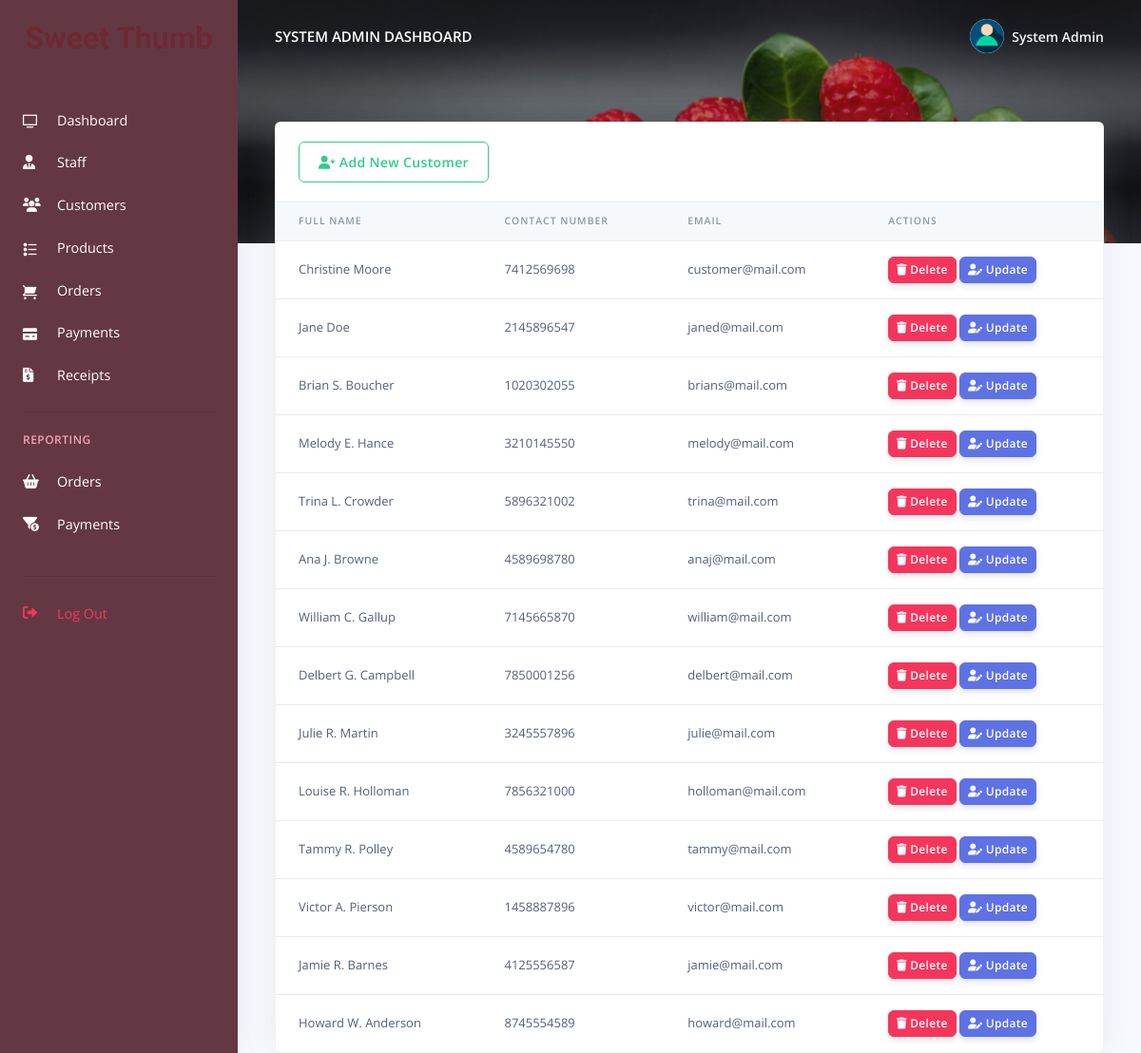
The app's page /pos/admin/customes.php (signed in), older data.
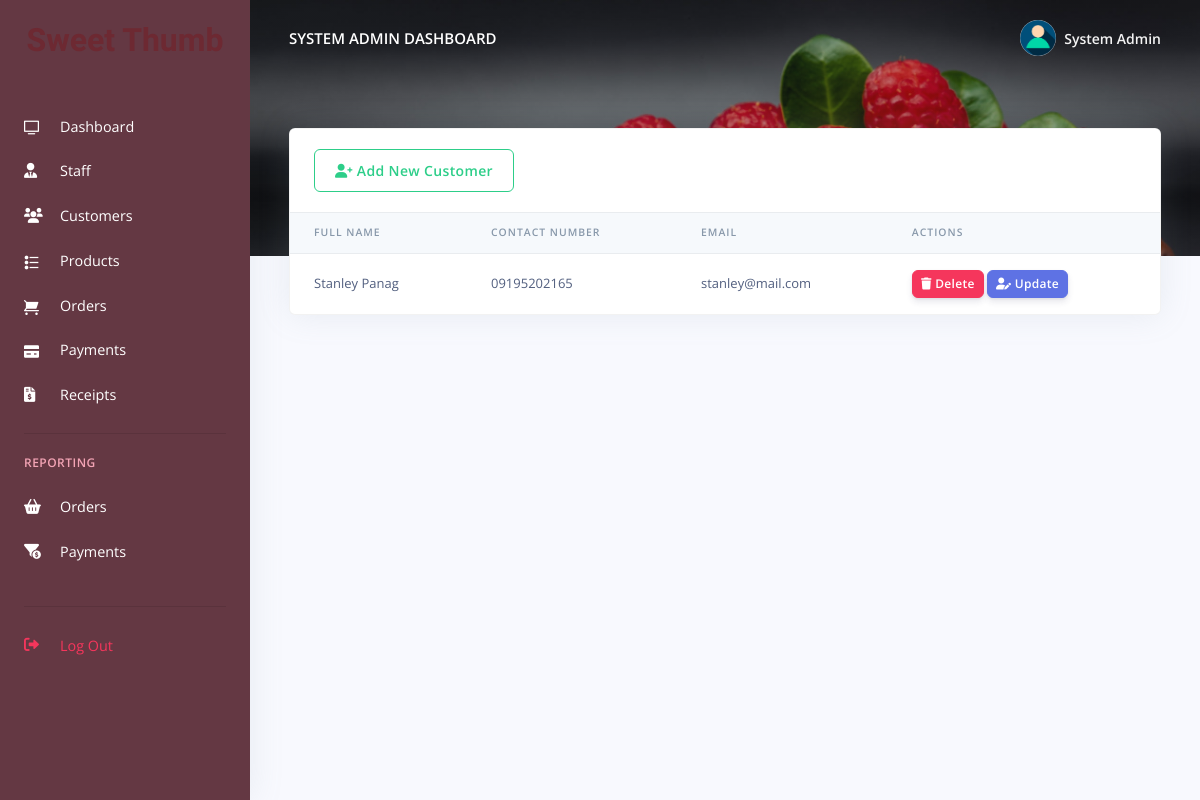
The same page, newer data.
### tables this page shows
CREATE TABLE `rpos_admin` (
  `admin_id` varchar(200) NOT NULL,
  `admin_name` varchar(200) NOT NULL,
  `admin_email` varchar(200) NOT NULL,
  `admin_password` varchar(200) NOT NULL
);

CREATE TABLE `rpos_customers` (
  `customer_id` varchar(200) NOT NULL,
  `customer_name` varchar(200) NOT NULL,
  `customer_phoneno` varchar(200) NOT NULL,
  `customer_email` varchar(200) NOT NULL,
  `customer_password` varchar(200) NOT NULL,
  `created_at` timestamp(6) NOT NULL DEFAULT current_timestamp(6) ON UPDATE current_timestamp(6)
);

### pos/admin/customes.php (the view, shortened to what the changed rows need)
<?php
include('config/config.php');
require_once('partials/_head.php');
?>
<body>
  <?php
  require_once('partials/_sidebar.php');
  ?>
  <div class="main-content">
    <?php
    require_once('partials/_topnav.php');
    ?>
    <div class="container-fluid mt--8">
      <div class="row">
        <div class="col">
          <div class="card shadow">
            <div class="table-responsive">
              <table class="table align-items-center table-flush">
                <thead class="thead-light">
                  <tr>
                    <th scope="col">Full Name</th>
                    <th scope="col">Contact Number</th>
                    <th scope="col">Email</th>
                    <th scope="col">Actions</th>
                  </tr>
                </thead>
                <tbody>
                  <?php
                  $ret = "SELECT * FROM  rpos_customers  ORDER BY `rpos_customers`.`created_at` DESC ";
                  $stmt = $mysqli->prepare($ret);
                  $stmt->execute();
                  $res = $stmt->get_result();
                  while ($cust = $res->fetch_object()) {
                  ?>
                    <tr>
                      <td><?php echo $cust->customer_name; ?></td>
                      <td><?php echo $cust->customer_phoneno; ?></td>
                      <td><?php echo $cust->customer_email; ?></td>
                      <td>
                        <a href="customes.php?delete=<?php echo $cust->customer_id; ?>">
                          <button class="btn btn-sm btn-danger">
                            <i class="fas fa-trash"></i>
                            Delete
                          </button>
                        </a>
                        <a href="update_customer.php?update=<?php echo $cust->customer_id; ?>">
                          <button class="btn btn-sm btn-primary">
                            <i class="fas fa-user-edit"></i>
                            Update
                          </button>
                        </a>
                      </td>
                    </tr>
                  <?php } ?>
                </tbody>
              </table>
            </div>
          </div>
        </div>
      </div>
    </div>
  </div>
</body>
</html>

### pos/admin/partials/_sidebar.php (shortened to what the changed rows need)
<!DOCTYPE html>
<html lang="en">
<head>
  <link rel="stylesheet" href="https://cdnjs.cloudflare.com/ajax/libs/font-awesome/6.0.0-beta3/css/all.min.css" />
</head>
<body>
  <?php
  $admin_id = $_SESSION['admin_id'];
  $ret = "SELECT * FROM  rpos_admin  WHERE admin_id = '$admin_id'";
  $stmt = $mysqli->prepare($ret);
  $stmt->execute();
  $res = $stmt->get_result();
  while ($admin = $res->fetch_object()) {
  ?>
    <nav class="navbar navbar-vertical fixed-left navbar-expand-md navbar-light" style="background-color: #643843;" id="sidenav-main">
      <div class="container-fluid">
        <a class="navbar-brand pt-0 pb-0" href="dashboard.php">
          <h1 style="font-family: 'Honk', system-ui;color: #6D2932;font-size: 2rem;">Sweet Thumb</h1>
        </a>
        <div class="collapse navbar-collapse" id="sidenav-collapse-main">
          <ul class="navbar-nav">
            <li class="nav-item">
              <a class="nav-link text-white" href="dashboard.php">
                <i class="ni ni-tv-2"></i> Dashboard
              </a>
            </li>
            <li class="nav-item">
              <a class="nav-link text-white" href="hrm.php">
                <i class="fas fa-user-tie"></i> Staff
              </a>
            </li>
            <li class="nav-item">
              <a class="nav-link text-white" href="customes.php">
                <i class="fas fa-users"></i> Customers
              </a>
            </li>
            <li class="nav-item">
              <a class="nav-link text-white" href="products.php">
                <i class="ni ni-bullet-list-67"></i>Products
              </a>
            </li>
            <li class="nav-item">
              <a class="nav-link text-white" href="orders.php">
                <i class="ni ni-cart"></i> Orders
              </a>
            </li>
            <li class="nav-item">
              <a class="nav-link text-white" href="payments.php">
                <i class="ni ni-credit-card"></i> Payments
              </a>
            </li>
            <li class="nav-item">
              <a class="nav-link text-white" href="receipts.php">
                <i class="fas fa-file-invoice-dollar"></i> Receipts
              </a>
            </li>
          </ul>
          <hr class="my-3">
          <h6 class="navbar-heading text-pink">Reporting</h6>
          <ul class="navbar-nav mb-md-3">
            <li class="nav-item">
              <a class="nav-link text-white" href="orders_reports.php">
                <i class="fas fa-shopping-basket"></i> Orders
              </a>
            </li>
            <li class="nav-item">
              <a class="nav-link text-white" href="payments_reports.php">
                <i class="fas fa-funnel-dollar"></i> Payments
              </a>
            </li>
          </ul>
          <hr class="my-3">
          <ul class="navbar-nav mb-md-3">
            <li class="nav-item">
              <a class="nav-link text-red" href="logout.php">
                <i class="fas fa-sign-out-alt text-danger"></i> Log Out
              </a>
            </li>
          </ul>
        </div>
      </div>
    </nav>
  <?php } ?>
</body>
</html>

### pos/admin/partials/_topnav.php (shortened to what the changed rows need)
<?php
$admin_id = $_SESSION['admin_id'];
$ret = "SELECT * FROM  rpos_admin  WHERE admin_id = '$admin_id'";
$stmt = $mysqli->prepare($ret);
$stmt->execute();
$res = $stmt->get_result();
while ($admin = $res->fetch_object()) {
?>
    <nav class="navbar navbar-top navbar-expand-md navbar-dark" id="navbar-main">
        <div class="container-fluid">
            <a class="h4 mb-0 text-white text-uppercase d-none d-lg-inline-block" href="dashboard.php"><?php echo $admin->admin_name; ?> Dashboard</a>
            <ul class="navbar-nav align-items-center d-none d-md-flex">
                <li class="nav-item dropdown">
                    <a class="nav-link pr-0" href="#" role="button" data-toggle="dropdown" aria-haspopup="true" aria-expanded="false">
                        <div class="media align-items-center">
                            <span class="avatar avatar-sm rounded-circle">
                                <img alt="Image placeholder" src="assets/img/theme/user-a-min.png">
                            </span>
                            <div class="media-body ml-2 d-none d-lg-block">
                                <span class="mb-0 text-sm  font-weight-bold"><?php echo $admin->admin_name; ?></span>
                            </div>
                        </div>
                    </a>
                </li>
            </ul>
        </div>
    </nav>
<?php } ?>

Row changes from the older to the newer data that the page shows:
removed rpos_customers: customer_name "Christine Moore", customer_phoneno "7412569698", customer_email "customer@mail.com"
removed rpos_customers: customer_name "Jane Doe", customer_phoneno "2145896547", customer_email "janed@mail.com"
removed rpos_customers: customer_name "Brian S. Boucher", customer_phoneno "1020302055", customer_email "brians@mail.com"
removed rpos_customers: customer_name "Melody E. Hance", customer_phoneno "3210145550", customer_email "melody@mail.com"
removed rpos_customers: customer_name "Trina L. Crowder", customer_phoneno "5896321002", customer_email "trina@mail.com"
removed rpos_customers: customer_name "Ana J. Browne", customer_phoneno "4589698780", customer_email "anaj@mail.com"
removed rpos_customers: customer_name "William C. Gallup", customer_phoneno "7145665870", customer_email "william@mail.com"
removed rpos_customers: customer_name "Delbert G. Campbell", customer_phoneno "7850001256", customer_email "delbert@mail.com"
removed rpos_customers: customer_name "Julie R. Martin", customer_phoneno "3245557896", customer_email "julie@mail.com"
removed rpos_customers: customer_name "Louise R. Holloman", customer_phoneno "7856321000", customer_email "holloman@mail.com"
removed rpos_customers: customer_name "Tammy R. Polley", customer_phoneno "4589654780", customer_email "tammy@mail.com"
removed rpos_customers: customer_name "Victor A. Pierson", customer_phoneno "1458887896", customer_email "victor@mail.com"
removed rpos_customers: customer_name "Jamie R. Barnes", customer_phoneno "4125556587", customer_email "jamie@mail.com"
removed rpos_customers: customer_name "Howard W. Anderson", customer_phoneno "8745554589", customer_email "howard@mail.com"
added rpos_customers: customer_name "Stanley Panag", customer_phoneno "09195202165", customer_email "stanley@mail.com"
